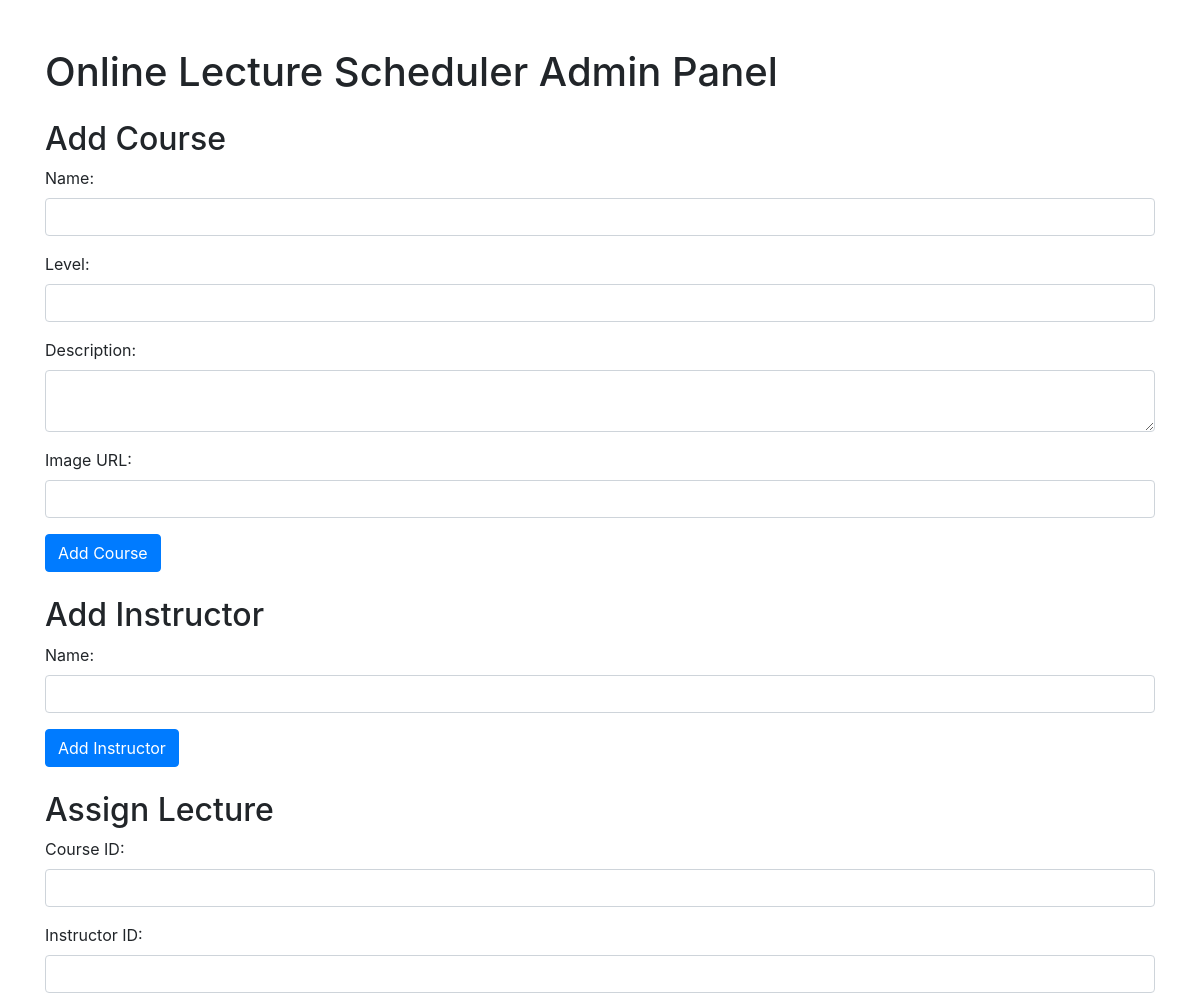
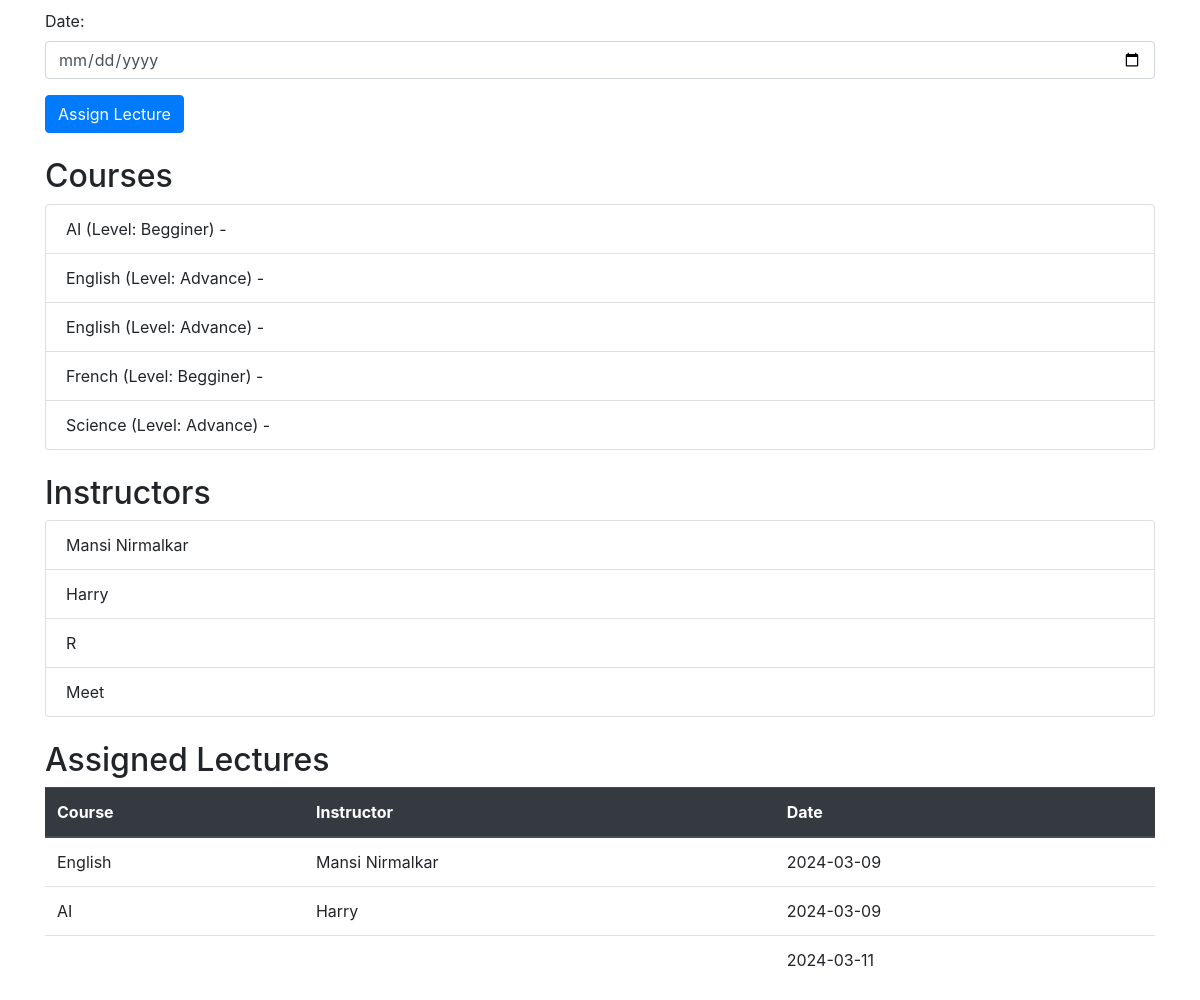
The page / on the database its author committed (2 pictures, top to bottom).
### app.py (models this page shows)
class Course(db.Model):
    id = db.Column(db.Integer, primary_key=True)
    name = db.Column(db.String(100), nullable=False)
    level = db.Column(db.String(50), nullable=False)
    description = db.Column(db.Text, nullable=False)
    image = db.Column(db.String(100), nullable=True)
    lectures = db.relationship('Lecture', backref='course', lazy=True)

class Instructor(db.Model):
    id = db.Column(db.Integer, primary_key=True)
    name = db.Column(db.String(100), nullable=False)
    lectures = db.relationship('Lecture', backref='instructor', lazy=True)

class Lecture(db.Model):
    id = db.Column(db.Integer, primary_key=True)
    date = db.Column(db.Date, nullable=False)
    course_id = db.Column(db.Integer, db.ForeignKey('course.id'), nullable=False)
    instructor_id = db.Column(db.Integer, db.ForeignKey('instructor.id'), nullable=False)

### app.py (the view)
    @app.route('/')
    def index():
        courses = Course.query.all()
        instructors = Instructor.query.all()
        lectures = Lecture.query.all()  # Query all lectures
        return render_template('index.html', courses=courses, instructors=instructors, lectures=lectures)

### templates/index.html (shortened to what this page needs)
<!DOCTYPE html>
<html lang="en">
<head>
    <link rel="stylesheet" href="https://stackpath.bootstrapcdn.com/bootstrap/4.5.2/css/bootstrap.min.css">
</head>
<body>
    <div class="container">
        <h1 class="mt-5">Online Lecture Scheduler Admin Panel</h1>
        <div class="mt-4">
            <h2>Add Course</h2>
            <form action="/add_course" method="post">
                <div class="form-group">
                    <label>Name:</label>
                    <input type="text" name="name" class="form-control">
                </div>
                <div class="form-group">
                    <label>Level:</label>
                    <input type="text" name="level" class="form-control">
                </div>
                <div class="form-group">
                    <label>Description:</label>
                    <textarea name="description" class="form-control"></textarea>
                </div>
                <div class="form-group">
                    <label>Image URL:</label>
                    <input type="text" name="image" class="form-control">
                </div>
                <button type="submit" class="btn btn-primary">Add Course</button>
            </form>
        </div>
        <div class="mt-4">
            <h2>Add Instructor</h2>
            <form action="/add_instructor" method="post">
                <div class="form-group">
                    <label>Name:</label>
                    <input type="text" name="name" class="form-control">
                </div>
                <button type="submit" class="btn btn-primary">Add Instructor</button>
            </form>
        </div>
        <div class="mt-4">
            <h2>Assign Lecture</h2>
            <form action="/assign_lecture" method="post">
                <div class="form-group">
                    <label>Course ID:</label>
                    <input type="number" name="course_id" class="form-control">
                </div>
                <div class="form-group">
                    <label>Instructor ID:</label>
                    <input type="number" name="instructor_id" class="form-control">
                </div>
                <div class="form-group">
                    <label>Date:</label>
                    <input type="date" name="date" class="form-control">
                </div>
                <button type="submit" class="btn btn-primary">Assign Lecture</button>
            </form>
        </div>
        <div class="mt-4">
            <h2>Courses</h2>
            <ul class="list-group">
                {% for course in courses %}
                <li class="list-group-item">{{ course.name }} (Level: {{ course.level }}) - {{ course.description }}</li>
                {% endfor %}
            </ul>
        </div>
        <div class="mt-4">
            <h2>Instructors</h2>
            <ul class="list-group">
                {% for instructor in instructors %}
                <li class="list-group-item">{{ instructor.name }}</li>
                {% endfor %}
            </ul>
        </div>
        <div class="mt-4">
            <h2>Assigned Lectures</h2>
            <table class="table">
                <thead class="thead-dark">
                    <tr>
                        <th>Course</th>
                        <th>Instructor</th>
                        <th>Date</th>
                    </tr>
                </thead>
                <tbody>
                    {% for lecture in lectures %}
                    <tr>
                        <td>{{ lecture.course.name }}</td>
                        <td>{{ lecture.instructor.name }}</td>
                        <td>{{ lecture.date.strftime('%Y-%m-%d') }}</td>
                    </tr>
                    {% endfor %}
                </tbody>
            </table>
        </div>
    </div>
</body>
</html>

### rows shown on the page
Course: name "AI", level "Begginer"
Course: name "English", level "Advance"
Course: name "English", level "Advance"
Course: name "French", level "Begginer"
Course: name "Science", level "Advance"
Instructor: name "Mansi Nirmalkar"
Instructor: name "Harry"
Instructor: name "R"
Instructor: name "Meet"
Lecture: course.name "English", instructor.name "Mansi Nirmalkar", date "2024-03-09"
Lecture: course.name "AI", instructor.name "Harry", date "2024-03-09"
Lecture: date "2024-03-11"
